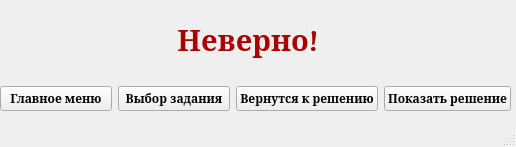
<?xml version="1.0" encoding="UTF-8"?>
<ui version="4.0">
 <class>InCorrectAnswer</class>
 <widget class="QMainWindow" name="InCorrectAnswer">
  <property name="geometry">
   <rect>
    <x>0</x>
    <y>0</y>
    <width>516</width>
    <height>147</height>
   </rect>
  </property>
  <property name="font">
   <font>
    <family>MS Serif</family>
    <weight>75</weight>
    <bold>true</bold>
   </font>
  </property>
  <property name="windowTitle">
   <string>MainWindow</string>
  </property>
  <widget class="QWidget" name="centralwidget">
   <widget class="QWidget" name="">
    <property name="geometry">
     <rect>
      <x>0</x>
      <y>0</y>
      <width>511</width>
      <height>111</height>
     </rect>
    </property>
    <layout class="QGridLayout" name="gridLayout">
     <item row="0" column="1" colspan="2">
      <widget class="QLabel" name="label">
       <property name="font">
        <font>
         <family>Caladea</family>
         <pointsize>12</pointsize>
         <weight>50</weight>
         <italic>false</italic>
         <bold>false</bold>
        </font>
       </property>
       <property name="text">
        <string>&lt;html&gt;&lt;head/&gt;&lt;body&gt;&lt;p align=&quot;center&quot;&gt;&lt;span style=&quot; font-size:22pt; font-weight:600; color:#aa0000;&quot;&gt;Неверно!&lt;/span&gt;&lt;/p&gt;&lt;/body&gt;&lt;/html&gt;</string>
       </property>
      </widget>
     </item>
     <item row="1" column="0">
      <widget class="QPushButton" name="pushButton">
       <property name="text">
        <string>Главное меню</string>
       </property>
      </widget>
     </item>
     <item row="1" column="1">
      <widget class="QPushButton" name="pushButton_2">
       <property name="text">
        <string>Выбор задания</string>
       </property>
      </widget>
     </item>
     <item row="1" column="2">
      <widget class="QPushButton" name="pushButton_3">
       <property name="text">
        <string>Вернутся к решению</string>
       </property>
      </widget>
     </item>
     <item row="1" column="3">
      <widget class="QPushButton" name="pushButton_4">
       <property name="text">
        <string>Показать решение</string>
       </property>
      </widget>
     </item>
    </layout>
   </widget>
  </widget>
  <widget class="QMenuBar" name="menubar">
   <property name="geometry">
    <rect>
     <x>0</x>
     <y>0</y>
     <width>516</width>
     <height>17</height>
    </rect>
   </property>
  </widget>
  <widget class="QStatusBar" name="statusbar"/>
 </widget>
 <resources/>
 <connections/>
</ui>
